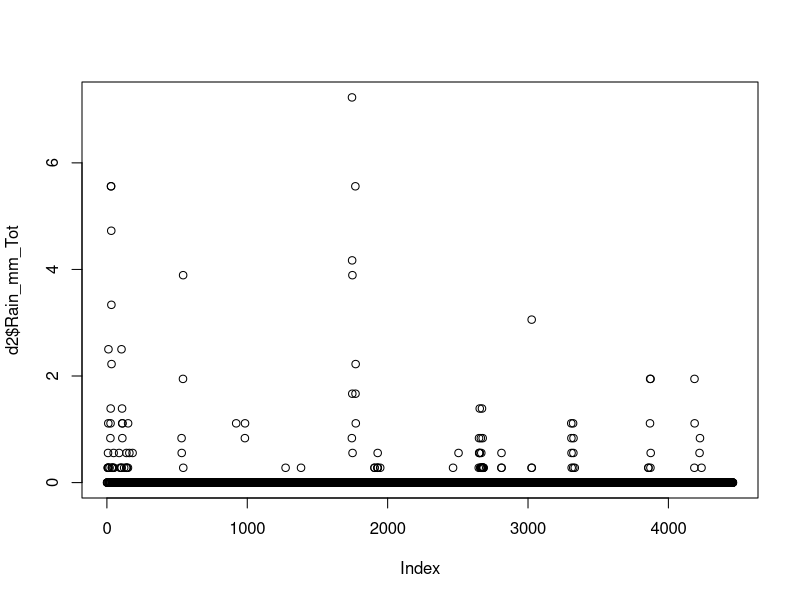
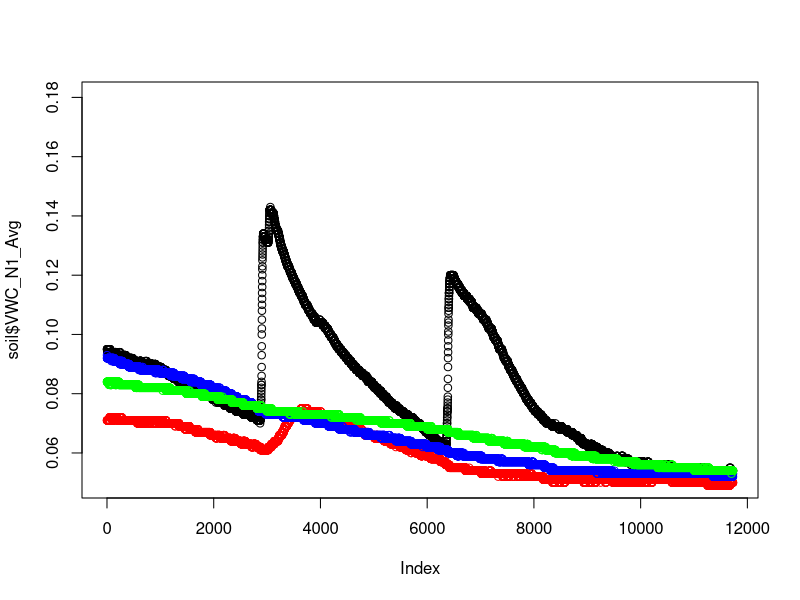

The R script that drew these images, in order:
require(tidyverse)
d <- read.delim("DATA/Met_Data/Sanddune-Pen-1_PAR_RAD_PRECIP (1).dat", skip = 1,sep = ",")
d <- d[-c(1,2),]
d2 <- d %>% 
  mutate_if(is.character,as.numeric)
d2$TIMESTAMP <- d$TIMESTAMP

plot(d2$Rain_mm_Tot)
sum(d2$Rain_mm_Tot)

soil2 <- read.delim("DATA/Met_Data/Sanddune-Pen-1_TEROS11_Table.dat", skip = 1,sep = ",")
soil2 <- soil2[-c(1,2),]  
soil <- soil2 %>% 
  mutate_if(is.character,as.numeric)
soil$TIMESTAMP <- soil2$TIMESTAMP
rm(soil2)
plot(soil$VWC_N1_Avg,
     ylim = c(0.05,.18))
points(soil$VWC_S2_Avg, col = "red")
points(soil$VWC_S3_Avg, col = "blue")
points(soil$VWC_S4_Avg, col = "green")
